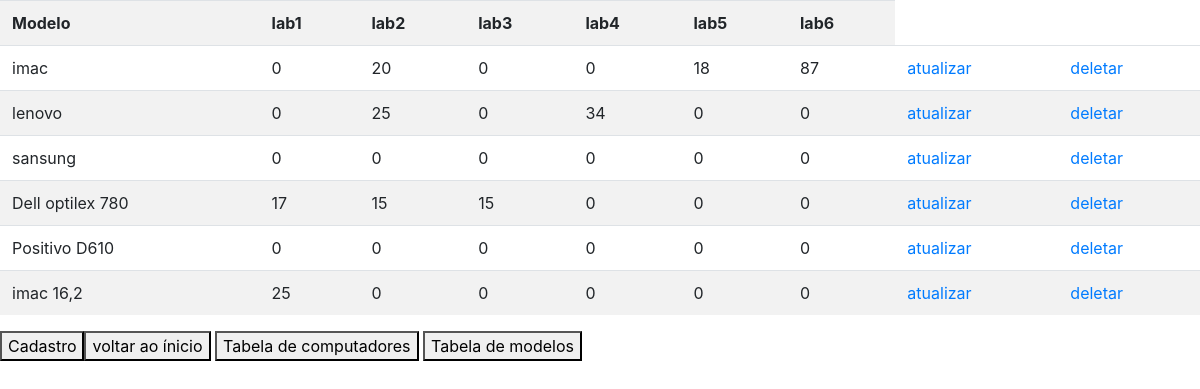
/inventario_labs/modificar_inventario.php (signed in), run on the app's committed database.
### tables this page shows
CREATE TABLE `tb_modelos` (
  `modelo` varchar(100) NOT NULL,
  `lab1` int NOT NULL,
  `lab2` int NOT NULL,
  `lab3` int NOT NULL,
  `lab4` int NOT NULL,
  `lab5` int NOT NULL,
  `lab6` int NOT NULL,
  `id` int NOT NULL
);

### inventario_labs/modificar_inventario.php (the view, shortened to what this page needs)
<?php
    require 'conexao.php';
    $sql = $conexao->prepare("SELECT * FROM tb_modelos");
    $sql->execute();
    $modelos = $sql->fetchAll(PDO::FETCH_ASSOC);
    echo '<table class = "table table-striped">';
    echo '
        <tr>
            <th scope="col">Modelo</th>
            <th scope="col">lab1</th>
            <th scope="col">lab2</th>
            <th scope="col">lab3</th>
            <th scope="col">lab4</th>
            <th scope="col">lab5</th>
            <th scope="col">lab6</th>
        </tr>
    ';
    foreach ($modelos as $key => $value) {
        echo '<tr>';
        echo '<td>'.$value['modelo'].'</td>';
        echo '<td>'.$value['lab1'].'</td>';
        echo '<td>'.$value['lab2'].'</td>';
        echo '<td>'.$value['lab3'].'</td>';
        echo '<td>'.$value['lab4'].'</td>';
        echo '<td>'.$value['lab5'].'</td>';
        echo '<td>'.$value['lab6'].'</td>';
        echo '<td scope="row"><a href = "atualizar_inventario.php?id='.$value['id'].'">atualizar</a></td>';
        echo '<td scope="row"><a href = "modificar_inventario.php?delete='.$value['modelo'].'">deletar</a></td>';
        echo '</tr>';
    }
    echo '</table>';
    echo '<a href = "cadastro_inventario.php"><button>Cadastro</button></a>';
    echo '<a href="index.php?perf=adm"><button>voltar ao ínicio</button></a>';
?>
<!DOCTYPE html>
<html lang="pt-br">
<head>
    <link href="https://stackpath.bootstrapcdn.com/bootstrap/4.3.1/css/bootstrap.min.css" rel="stylesheet">
</head>
<body>
    <a href="tabela_comp.php"><button>Tabela de computadores</button></a>
    <a href="tabela_modelos.php"><button>Tabela de modelos</button></a>
</body>
</html>

### data on the page
tb_modelos: modelo "imac", lab1 "0", lab2 "20", lab3 "0", lab4 "0", lab5 "18", lab6 "87"
tb_modelos: modelo "lenovo", lab1 "0", lab2 "25", lab3 "0", lab4 "34", lab5 "0", lab6 "0"
tb_modelos: modelo "sansung", lab1 "0", lab2 "0", lab3 "0", lab4 "0", lab5 "0", lab6 "0"
tb_modelos: modelo "Dell optilex 780", lab1 "17", lab2 "15", lab3 "15", lab4 "0", lab5 "0", lab6 "0"
tb_modelos: modelo "Positivo D610", lab1 "0", lab2 "0", lab3 "0", lab4 "0", lab5 "0", lab6 "0"
tb_modelos: modelo "imac 16,2", lab1 "25", lab2 "0", lab3 "0", lab4 "0", lab5 "0", lab6 "0"
